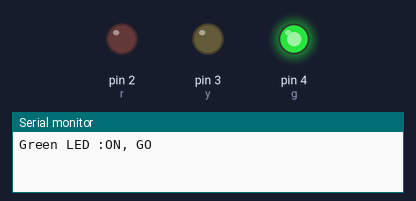
Recording of a sketch running on a simulated Arduino Uno, built with avr-gcc and run on an emulated ATmega328P. On the bench: output pins drawn as LEDs (lit = HIGH), the last lines printed to the serial monitor.

Above: at 2.5 s.
At 7.5 s:
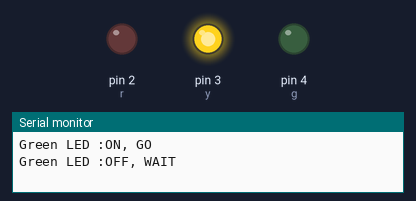
At 12.5 s:
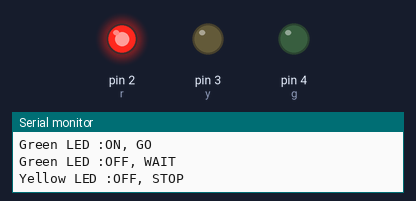
At 20.0 s:
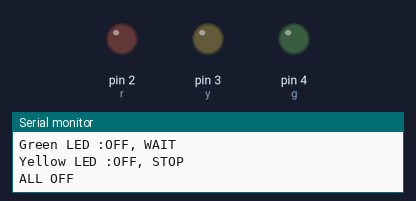
Timing chart, 0 to 32.5 s (numbered marks = the images above):
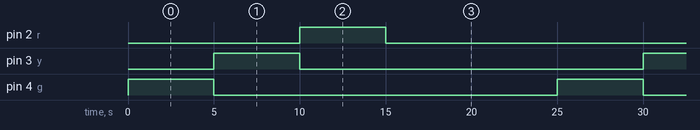

The sketch:

Traffic_Light_Monitoring.ino
```cpp
  int r=2;
  int g=4;
  int y=3;

void setup() {
  // put your setup code here, to run once:
  Serial.begin(9600);
  pinMode(r,OUTPUT); digitalWrite(r, LOW);
  pinMode(y,OUTPUT); digitalWrite(y, LOW);
  pinMode(g,OUTPUT); digitalWrite(g, LOW);

}

void traffic() {

  digitalWrite(g, HIGH);
  Serial.println("Green LED :ON, GO");
  delay(5000);
  digitalWrite(g, LOW);
  digitalWrite(y, HIGH);
  Serial.println("Green LED :OFF, WAIT");
  delay(5000);
  digitalWrite(y, LOW);
   digitalWrite(r, HIGH);
  Serial.println("Yellow LED :OFF, STOP");
  delay(5000);
  digitalWrite(r, LOW);
  Serial.println("ALL OFF");
}
void loop(){
// put your main code here, to run repeatedly:

  traffic();
  delay(10000);

}
```

Measured:
- by itself, pin 2 (r), pin 3 (y), pin 4 (g): alternates HIGH for 5.0 s and LOW for 20.0 s
- by itself, everything shown: repeats every 25.0 s, in 4 steps
